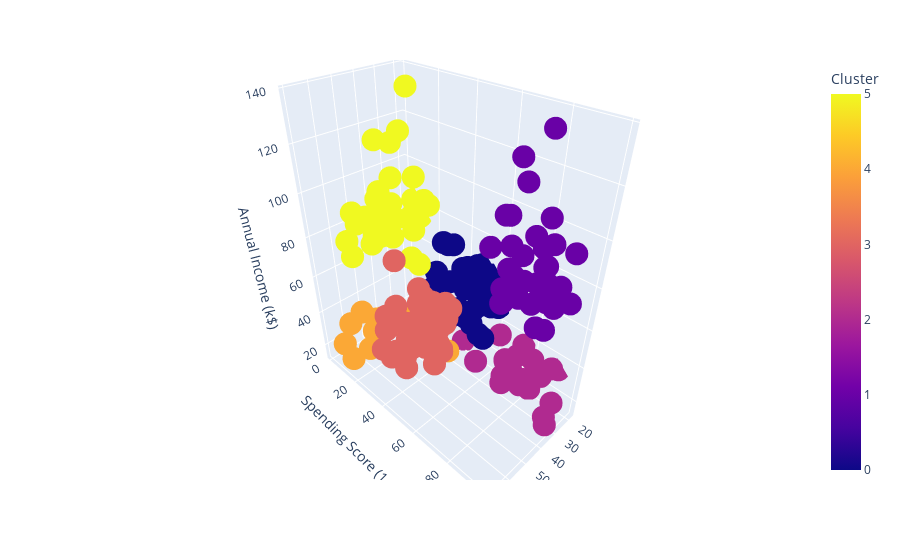

The code cell stored with this chart in its notebook:
### Code cell
px.scatter_3d(df, x='Age', y='Spending Score (1-100)', z='Annual Income (k$)', color="Cluster")

### Figure 1 — Plotly figure (JSON) as saved in the notebook; plotly's stock layout.template omitted (floating-point values rounded to 4 significant figures; data arrays with more than 128 entries replaced by an {"elided": "..."} marker saying what was removed)
{"data": [{"hovertemplate": "Age=%{x}<br>Spending Score (1-100)=%{y}<br>Annual Income (k$)=%{z}<br>Cluster=%{marker.color}<extra></extra>", "legendgroup": "", "marker": {"color": {"elided": "200 int values"}, "coloraxis": "coloraxis", "symbol": "circle"}, "mode": "markers", "name": "", "scene": "scene", "showlegend": false, "type": "scatter3d", "x": {"elided": "200 int values"}, "y": {"elided": "200 int values"}, "z": {"elided": "200 int values"}}], "layout": {"coloraxis": {"colorbar": {"title": {"text": "Cluster"}}, "colorscale": [[0, "#0d0887"], [0.1111, "#46039f"], [0.2222, "#7201a8"], [0.3333, "#9c179e"], [0.4444, "#bd3786"], [0.5556, "#d8576b"], [0.6667, "#ed7953"], [0.7778, "#fb9f3a"], [0.8889, "#fdca26"], [1, "#f0f921"]]}, "legend": {"tracegroupgap": 0}, "margin": {"t": 60}, "scene": {"domain": {"x": [0, 1], "y": [0, 1]}, "xaxis": {"title": {"text": "Age"}}, "yaxis": {"title": {"text": "Spending Score (1-100)"}}, "zaxis": {"title": {"text": "Annual Income (k$)"}}}}}
